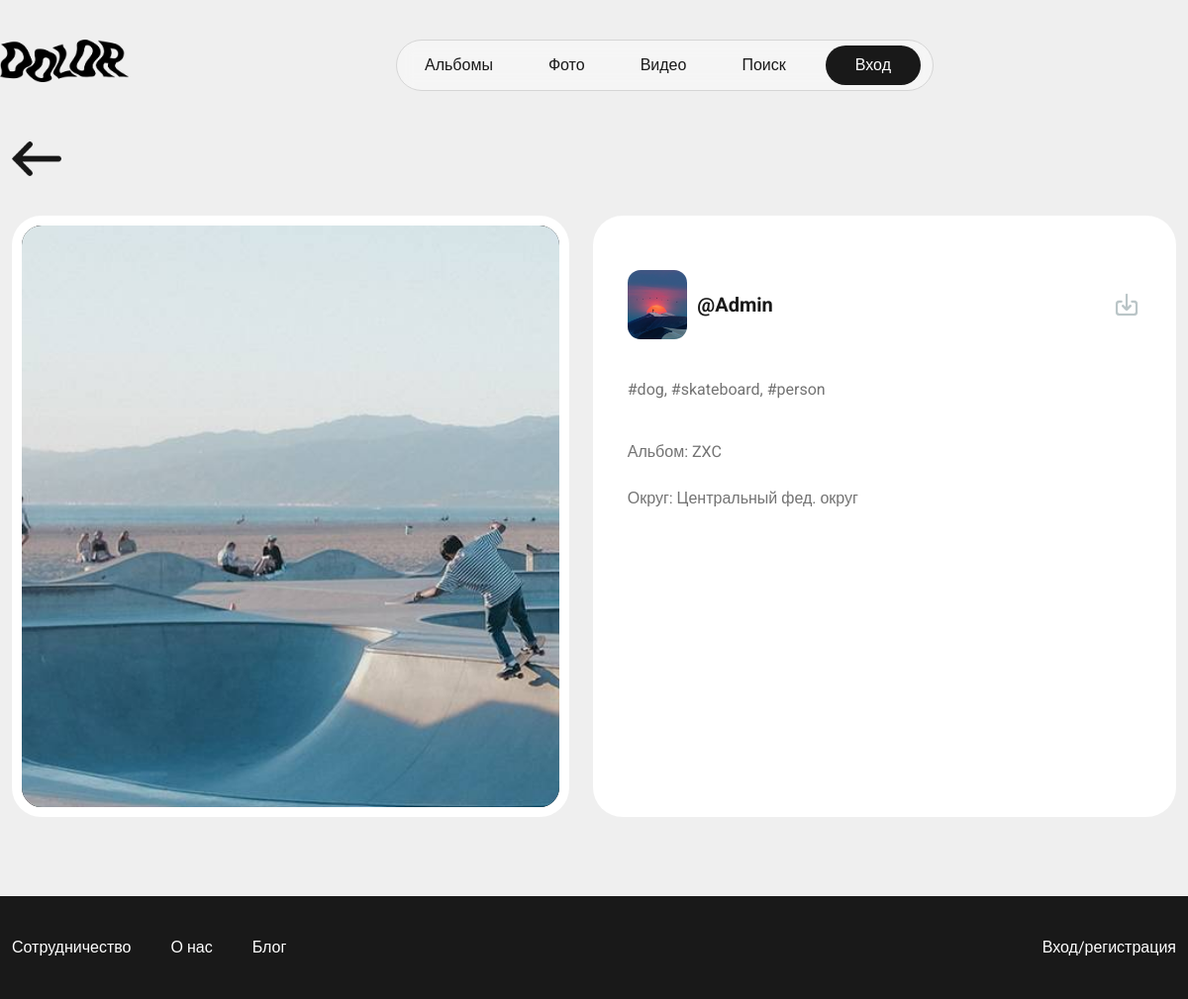
The page /photos/ on the database as committed earlier.
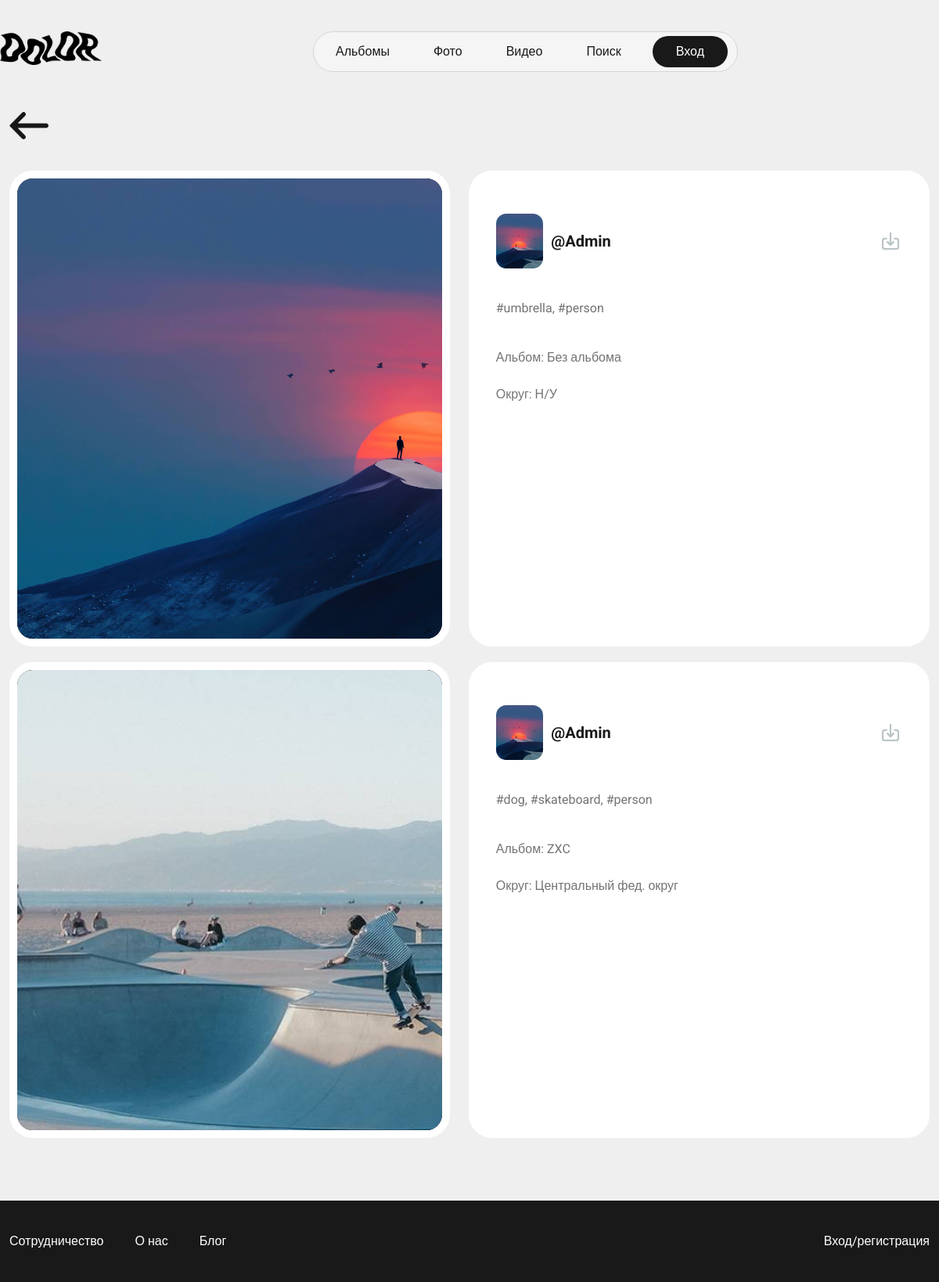
The same page on the database as committed later.
### project/apps/base/models.py (models this page shows, shortened)
class UploadedPhotos(models.Model):
    owner = models.ForeignKey(User, on_delete=models.SET_NULL, null=True)
    photo = models.ImageField(null=True, upload_to=get_photo_upload_path, default="ava1.jpg")
    reducted = models.ImageField(null=True, upload_to=get_photo_reducted_upload_path, default="ava1.jpg")
    description = models.TextField(null=True, blank=True)
    tags = models.CharField(max_length=256, null=True, blank=True)
    album = models.ForeignKey(Albums, on_delete=models.SET_NULL, null=True, blank=True)
    region = models.ForeignKey(Regions, on_delete=models.SET_NULL, null=True, blank=True)
    brightness = models.CharField(max_length=256, null=True, blank=True)
    contrast = models.CharField(max_length=256, null=True, blank=True)
    rotation = models.CharField(max_length=256, null=True, blank=True)
    created = models.DateTimeField(auto_now_add=True)
    updated = models.DateTimeField(auto_now=True)
    class Meta:
        ordering = ['-id', '-updated']
        verbose_name = 'Uploaded Photo'
        verbose_name_plural = 'Uploaded Photos'

class User(AbstractUser):
    username = models.CharField(max_length=256, null=True)
    email = models.EmailField(unique=True, null=True)
    login = models.CharField(max_length=256, null=True)
    avatar = models.ImageField(null=True, blank=True, upload_to='avatars', default="avatar.svg")
    avatar_brightness = models.CharField(max_length=256, null=True, blank=True)
    avatar_contrast = models.CharField(max_length=256, null=True, blank=True)
    avatar_rotation = models.CharField(max_length=256, null=True, blank=True)
    created = models.DateTimeField(auto_now_add=True)
    updated = models.DateTimeField(auto_now=True)
    USERNAME_FIELD = 'email'
    REQUIRED_FIELDS = ['username']
    class Meta:
        ordering = ['-id', '-updated']
        verbose_name = 'User'
        verbose_name_plural = 'Users'
    def __str__(self):
        return self.username or self.email

class Albums(models.Model):
    owner = models.ForeignKey(User, on_delete=models.SET_NULL, null=True)
    photo = models.ImageField(null=True, upload_to='covers', default="ava1.jpg")
    brightness = models.CharField(max_length=256, null=True, blank=True)
    contrast = models.CharField(max_length=256, null=True, blank=True)
    rotation = models.CharField(max_length=256, null=True, blank=True)
    title = models.CharField(max_length=256, null=True)
    description = models.TextField(null=True, blank=True)
    tags = models.CharField(max_length=256, null=True, blank=True)
    status = models.BooleanField(default=False)
    coauthors = models.ManyToManyField(User, related_name='coauthors', blank=True)
    created = models.DateTimeField(auto_now_add=True)
    updated = models.DateTimeField(auto_now=True)
    class Meta:
        ordering = ['-id', '-updated']
        verbose_name = 'Album'
        verbose_name_plural = 'Albums'
    def __str__(self):
        return self.title

class Regions(models.Model):
    name = models.CharField(max_length=256, null=True)
    created = models.DateTimeField(auto_now_add=True)
    updated = models.DateTimeField(auto_now=True)
    class Meta:
        ordering = ['-id', '-updated']
        verbose_name = 'Region'
        verbose_name_plural = 'Regions'
    def __str__(self):
        return self.name

### project/apps/base/views.py (the view)
# urls.py: path('photos/', views.photos, name='photos'),
def photos(request):
    photo = models.UploadedPhotos.objects.all()
    context = {'photos': photo}
    return render(request, 'base/photos.htm', context)

### project/apps/base/templates/base/photos.htm (shortened to what this page needs)
{% extends 'index.htm' %}
{% load static %}
{% block content %}
    <div class="content padding_content">
        <div class="container">
            <a href="{{ request.META.HTTP_REFERER }}" class="arrow_back">
                <img src="{% static 'assets/img/arrow_back.png' %}">
            </a>
            {% for photo in photos %}
                {% if photo.album.status or photo %}
                    <div class="row all_media_full">
                        <div class="col photo_view_full">
                            <img src="{{ photo.reducted.url }}" alt="" class="photo_view_full_img" style="transform: scale(1) rotate({{ photo.rotation }}deg); filter: brightness({{ photo.brightness }}) contrast({{ photo.contrast }});">
                        </div>
                        <div class="col photo_view_information">
                            <div class="published_img_info">
                                <div class="view_photo_user_img user_photo_box">
                                    <img src="{{ photo.owner.avatar.url }}" class="user_photo_img">
                                </div>
                                <div class="user_name view_user_name">
                                    <a href="{% url 'user_profile' photo.owner.id %}" class="heading_txt">@{{ photo.owner }}</a>
                                    <a href="{{ photo.photo.url }}" class="download_btn" download><img src="{% static 'assets/img/download.png' %}"></a>
                                </div>
                            </div>
                            <div class="view_media_description">
                            </div>
                            <div class="view_photo_hashtag_str grey_txt"><p>{{ photo.tags }}</p></div>
                            <div class="view_photo_album_str grey_txt">Альбом: {% if photo.album is None %} Без альбома {% else %} {{ photo.album }} {% endif %}</div>
                            <div class="view_photo_album_str grey_txt">Округ: {% if photo.region is None %} Н/У {% else %} {{ photo.region }} {% endif %}</div>
                        </div>
                    </div>
                {% endif %}
            {% endfor %}
        </div>
    </div>
{% endblock %}

Rows that differ between the two databases and show on the page:
added UploadedPhotos: reducted (picture), owner.avatar (picture), owner "Admin", tags "#umbrella, #person", shows "Без альбома", shows "Н/У"
